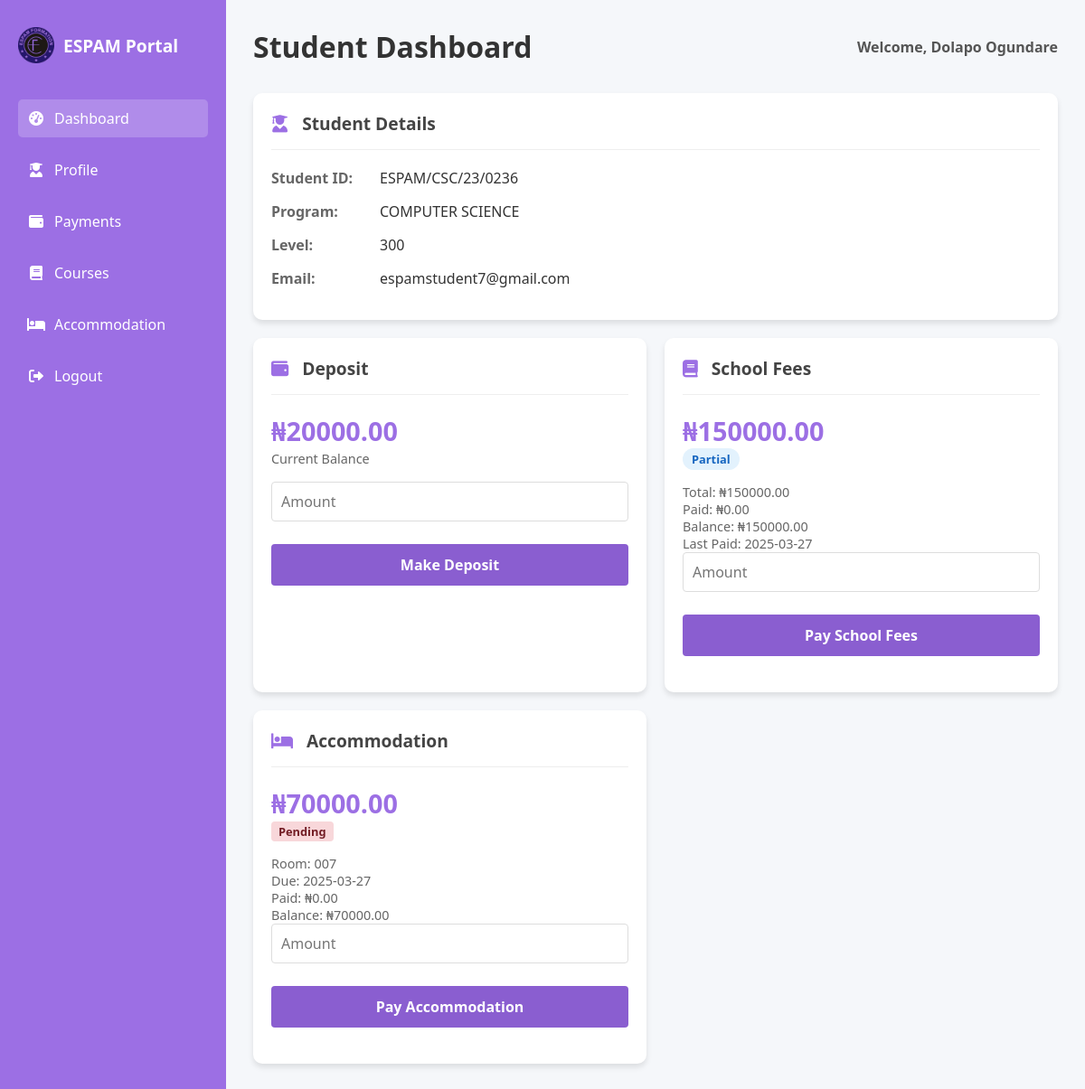
/dashboard/ (signed in), run on the app's committed database.
### student_portal/models.py (models this page shows, shortened)
class Student(models.Model):
    user = models.OneToOneField(User, on_delete=models.CASCADE)
    student_id = models.CharField(max_length=20, unique=True)
    program = models.CharField(max_length=100)
    level = models.CharField(max_length=50)
    email = models.EmailField()
    deposit_balance = models.DecimalField(max_digits=10, decimal_places=2, default=0)
    phone_number = models.CharField(max_length=15, blank=True, null=True)
    address = models.TextField(blank=True, null=True)
    enrollment_date = models.DateField(default=timezone.now)
    graduation_date = models.DateField(blank=True, null=True)
    class Meta:
        ordering = ['student_id']
        verbose_name = 'Student'
        verbose_name_plural = 'Students'

class SchoolFee(models.Model):
    STATUS_CHOICES = [
        ('paid', 'Paid'),
        ('partial', 'Partial Payment'),
        ('pending', 'Pending'),
    ]
    student = models.ForeignKey(Student, on_delete=models.CASCADE, related_name='school_fees')
    academic_year = models.CharField(max_length=9)
    semester = models.CharField(max_length=20, choices=[
        ('first', 'First Semester'),
        ('second', 'Second Semester'),
        ('summer', 'Summer Semester'),
    ])
    amount = models.DecimalField(max_digits=10, decimal_places=2)
    amount_paid = models.DecimalField(max_digits=10, decimal_places=2, default=0)
    status = models.CharField(max_length=20, choices=STATUS_CHOICES, default='pending')
    due_date = models.DateField()
    last_payment_date = models.DateField(blank=True, null=True)
    receipt_number = models.CharField(max_length=50, blank=True, null=True)
    class Meta:
        unique_together = ('student', 'academic_year', 'semester')
        ordering = ['-academic_year', 'semester']
    @property
    def balance(self):
        return self.amount - self.amount_paid

class Accommodation(models.Model):
    STATUS_CHOICES = [
        ('paid', 'Paid'),
        ('partial', 'Partial Payment'),  # Added 'partial'
        ('pending', 'Pending'),
    ]
    student = models.OneToOneField(Student, on_delete=models.CASCADE, related_name='accommodation')
    room_number = models.CharField(max_length=20)
    hall_of_residence = models.CharField(max_length=100)
    amount = models.DecimalField(max_digits=10, decimal_places=2)
    amount_paid = models.DecimalField(max_digits=10, decimal_places=2, default=0)
    status = models.CharField(max_length=20, choices=STATUS_CHOICES, default='pending')
    due_date = models.DateField()
    payment_date = models.DateField(blank=True, null=True)
    receipt_number = models.CharField(max_length=50, blank=True, null=True)
    @property
    def balance(self):
        return self.amount - self.amount_paid

### student_portal/views.py (the view)
# urls.py: path('dashboard/', dashboard_view, name='dashboard'),
@login_required
def dashboard_view(request):
    student = get_object_or_404(Student, user=request.user)
    school_fee = SchoolFee.objects.filter(student=student).first()
    accommodation = Accommodation.objects.filter(student=student).first()
    payments = Payment.objects.filter(student=student).order_by('-date')[:10]
    school_fee_data = {
        'amount': Decimal('0'),
        'amount_paid': Decimal('0'),
        'balance': Decimal('0'),
        'status': 'pending',
        'last_payment': 'N/A',
        'receipt': 'N/A'
    }
    if school_fee:
        school_fee_data = {
            'amount': school_fee.amount,
            'amount_paid': school_fee.amount_paid,
            'balance': school_fee.balance,
            'status': school_fee.status,
            'last_payment': school_fee.last_payment_date.strftime('%Y-%m-%d') if school_fee.last_payment_date else 'N/A',
            'receipt': school_fee.receipt_number or 'N/A'
        }
    accommodation_data = {
        'amount': Decimal('0'),
        'amount_paid': Decimal('0'),
        'balance': Decimal('0'),
        'status': 'pending',
        'room': 'N/A',
        'due_date': 'N/A'
    }
    if accommodation:
        accommodation_data = {
            'amount': accommodation.amount,
            'amount_paid': accommodation.amount_paid,
            'balance': accommodation.balance,
            'status': accommodation.status,
            'room': accommodation.room_number,
            'due_date': accommodation.due_date.strftime('%Y-%m-%d') if accommodation.due_date else 'N/A'
        }
    context = {
        'student': {
            'id': student.student_id,
            'name': f"{student.user.first_name} {student.user.last_name}",
            'program': student.program,
            'level': student.level,
            'email': student.email,
            'phone': student.phone_number or 'N/A',
            'address': student.address or 'N/A'
        },
        'finance': {
            'deposit': student.deposit_balance,
            'school_fees': school_fee_data,
            'accommodation': accommodation_data
        },
        'payments': [
            {
                'amount': p.amount,
                'type': p.get_payment_type_display(),
                'date': p.date.strftime('%Y-%m-%d %H:%M'),
                'receipt': p.receipt_number,
                'status': p.get_status_display()
            } for p in payments
        ]
    }
    return render(request, 'dashboard.html', context)

### student_portal/templates/dashboard.html (shortened to what this page needs)
{% load static %}
<!DOCTYPE html>
<html lang="en">
<head>
    <link rel="stylesheet" href="{% static 'css/dashboard.css' %}">
    <link rel="stylesheet" href="https://cdnjs.cloudflare.com/ajax/libs/font-awesome/6.0.0/css/all.min.css">
</head>
<body>
    <div class="dashboard-container">
        <aside class="sidebar">
            <div class="sidebar-header">
                <img src="{% static 'images/logo_dash.png' %}" alt="ESPAM Logo" class="sidebar-logo">
                <h2>ESPAM Portal</h2>
            </div>
            <ul class="nav-menu">
                <li class="nav-item"><a href="#" class="nav-link active"><i class="fas fa-tachometer-alt"></i> Dashboard</a></li>
                <li class="nav-item"><a href="#" class="nav-link"><i class="fas fa-user-graduate"></i> Profile</a></li>
                <li class="nav-item"><a href="#" class="nav-link"><i class="fas fa-wallet"></i> Payments</a></li>
                <li class="nav-item"><a href="#" class="nav-link"><i class="fas fa-book"></i> Courses</a></li>
                <li class="nav-item"><a href="#" class="nav-link"><i class="fas fa-bed"></i> Accommodation</a></li>
                <li class="nav-item"><a href="{% url 'logout' %}" class="nav-link"><i class="fas fa-sign-out-alt"></i> Logout</a></li>
            </ul>
        </aside>
        <main class="main-content">
            <header class="dashboard-header">
                <h1>Student Dashboard</h1>
                <div class="welcome-message">Welcome, {{ student.name }}</div>
            </header>
            <div class="dashboard-card">
                <div class="card-header">
                    <h2><i class="fas fa-user-graduate"></i> Student Details</h2>
                </div>
                <div class="card-body">
                    <div class="detail-item"><span class="detail-label">Student ID:</span> <span class="detail-value">{{ student.id }}</span></div>
                    <div class="detail-item"><span class="detail-label">Program:</span> <span class="detail-value">{{ student.program }}</span></div>
                    <div class="detail-item"><span class="detail-label">Level:</span> <span class="detail-value">{{ student.level }}</span></div>
                    <div class="detail-item"><span class="detail-label">Email:</span> <span class="detail-value">{{ student.email }}</span></div>
                </div>
            </div>
            <div class="financial-cards">
                <div class="dashboard-card financial-card">
                    <div class="card-header">
                        <h2><i class="fas fa-wallet"></i> Deposit</h2>
                    </div>
                    <div class="card-body">
                        <div class="amount-display">
                            <span class="amount">₦{{ finance.deposit|floatformat:"2" }}</span>
                            <span class="amount-label">Current Balance</span>
                        </div>
                        <form method="post" action="{% url 'make_deposit' %}">
                            <div class="form-group">
                                <input type="number" name="amount" min="100" step="100" placeholder="Amount" required class="form-control">
                            </div>
                            <button type="submit" class="action-btn">Make Deposit</button>
                        </form>
                    </div>
                </div>
                <div class="dashboard-card financial-card">
                    <div class="card-header">
                        <h2><i class="fas fa-book"></i> School Fees</h2>
                    </div>
                    <div class="card-body">
                        <div class="amount-display">
                            <span class="amount">₦{{ finance.school_fees.balance|floatformat:"2" }}</span>
                            <span class="amount-status {{ finance.school_fees.status }}">{{ finance.school_fees.status|title }}</span>
                        </div>
                        <div class="payment-details">
                            <div>Total: ₦{{ finance.school_fees.amount|floatformat:"2" }}</div>
                            <div>Paid: ₦{{ finance.school_fees.amount_paid|floatformat:"2" }}</div>
                            <div>Balance: ₦{{ finance.school_fees.balance|floatformat:"2" }}</div>
                            {% if finance.school_fees.last_payment != 'N/A' %}
                                <div>Last Paid: {{ finance.school_fees.last_payment }}</div>
                            {% endif %}
                        </div>
                        {% if finance.school_fees.balance > 0 %}
                            <form method="post" action="{% url 'pay_school_fee' %}">
                                <div class="form-group">
                                    <input type="number" name="amount" min="100" max="{{ finance.school_fees.balance }}" step="100" placeholder="Amount" required class="form-control">
                                </div>
                                <button type="submit" class="action-btn">Pay School Fees</button>
                            </form>
                        {% endif %}
                    </div>
                </div>
                <div class="dashboard-card financial-card">
                    <div class="card-header">
                        <h2><i class="fas fa-bed"></i> Accommodation</h2>
                    </div>
                    <div class="card-body">
                        <div class="amount-display">
                            <span class="amount">₦{{ finance.accommodation.balance|floatformat:"2" }}</span>
                            <span class="amount-status {{ finance.accommodation.status }}">{{ finance.accommodation.status|title }}</span>
                        </div>
                        <div class="payment-details">
                            <div>Room: {{ finance.accommodation.room }}</div>
                            <div>Due: {{ finance.accommodation.due_date }}</div>
                            <div>Paid: ₦{{ finance.accommodation.amount_paid|floatformat:"2" }}</div>
                            <div>Balance: ₦{{ finance.accommodation.balance|floatformat:"2" }}</div>
                        </div>
                        {% if finance.accommodation.balance > 0 %}
                            <form method="post" action="{% url 'pay_accommodation' %}">
                                <div class="form-group">
                                    <input type="number" name="amount" min="100" max="{{ finance.accommodation.balance }}" step="100" placeholder="Amount" required class="form-control">
                                </div>
                                <button type="submit" class="action-btn">Pay Accommodation</button>
                            </form>
                        {% endif %}
                    </div>
                </div>
            </div>
        </main>
    </div>
</body>
</html>

### student_portal/static/css/dashboard.css (style rules this page uses)
* { margin: 0; padding: 0; box-sizing: border-box; font-family: 'Segoe UI', Tahoma, Geneva, Verdana, sans-serif; }
body { background-color: #f5f7fa; color: #333; }
.dashboard-container { display: grid; grid-template-columns: 250px 1fr; min-height: 100vh; }
.sidebar { background-color: #9C6FE4; color: white; padding: 30px 20px; }
.sidebar-header { display: flex; align-items: center; margin-bottom: 40px; }
.sidebar-logo { width: 40px; margin-right: 10px; }
.sidebar h2 { font-size: 1.2rem; }
.nav-menu { list-style: none; }
.nav-item { margin-bottom: 15px; }
.nav-link { color: white; text-decoration: none; display: flex; align-items: center; padding: 10px; border-radius: 5px; transition: background-color 0.3s; }
.nav-link:hover, .nav-link.active { background-color: rgba(255, 255, 255, 0.2); }
.nav-link i { margin-right: 10px; width: 20px; text-align: center; }
.main-content { padding: 30px; }
.dashboard-header { display: flex; justify-content: space-between; align-items: center; margin-bottom: 30px; }
.welcome-message { font-weight: 600; color: #555; }
.dashboard-card { background-color: white; border-radius: 10px; box-shadow: 0 4px 6px rgba(0, 0, 0, 0.1); padding: 20px; margin-bottom: 20px; }
.card-header { display: flex; align-items: center; margin-bottom: 20px; padding-bottom: 15px; border-bottom: 1px solid #eee; }
.card-header h2 { font-size: 1.2rem; color: #444; margin: 0; }
.card-header i { margin-right: 10px; color: #9C6FE4; }
.detail-item { display: flex; margin-bottom: 15px; }
.detail-label { font-weight: 600; width: 120px; color: #666; }
.detail-value { color: #333; }
.financial-cards { display: grid; grid-template-columns: repeat(auto-fit, minmax(300px, 1fr)); gap: 20px; margin-bottom: 20px; }
.financial-card { height: 100%; }
.amount-display { margin-bottom: 15px; }
.amount { font-size: 1.8rem; font-weight: 700; color: #9C6FE4; display: block; }
.amount-label { color: #666; font-size: 0.9rem; }
.amount-status { display: inline-block; padding: 3px 10px; border-radius: 20px; font-size: 0.8rem; font-weight: 600; }
.pending { background-color: #fff3cd; color: #856404; }
.partial { background-color: #e3f2fd; color: #1565c0; }
.action-btn { background-color: #9C6FE4; color: white; border: none; padding: 10px 20px; border-radius: 5px; cursor: pointer; font-weight: 600; transition: background-color 0.3s; width: 100%; margin-top: 10px; }
.payment-details { font-size: 0.9rem; color: #666; }
.form-group { margin-bottom: 15px; }
.form-control { width: 100%; padding: 10px; border: 1px solid #ddd; border-radius: 4px; font-size: 16px; }
.action-btn { width: 100%; padding: 12px; background-color: #8a5ed0; color: white; border: none; border-radius: 4px; font-size: 16px; cursor: pointer; transition: background-color 0.3s; }
.amount-status.pending { background-color: #f8d7da; color: #721c24; padding: 2px 8px; border-radius: 4px; }

### data on the page
Student: id "ESPAM/CSC/23/0236", program "COMPUTER SCIENCE", level "300", email "espamstudent7@gmail.com", deposit "20000.00"
SchoolFee: school_fees.status "Partial", school_fees.amount "150000.00", school_fees.amount_paid "0.00"
Accommodation: accommodation.status "Pending", accommodation.room "007", accommodation.amount_paid "0.00"

### other printed values
{{ student.name }} "Dolapo Ogundare"
{{ finance.school_fees.balance|floatformat:"2" }} "150000.00"
{{ finance.school_fees.last_payment }} "2025-03-27"
{{ finance.accommodation.balance|floatformat:"2" }} "70000.00"
{{ finance.accommodation.due_date }} "2025-03-27"
